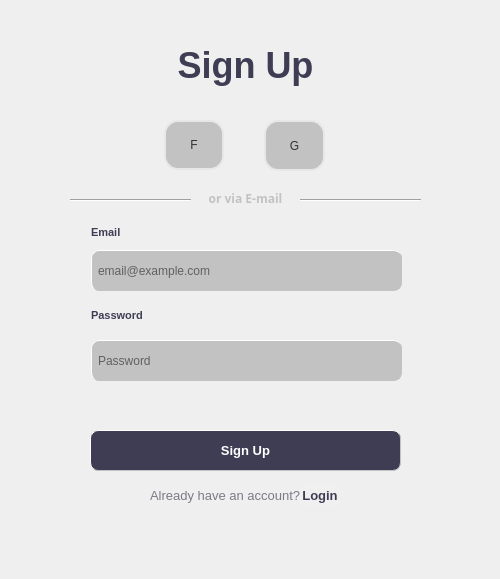
<?xml version="1.0" encoding="UTF-8"?>
<ui version="4.0">
 <class>main</class>
 <widget class="QWidget" name="main">
  <property name="geometry">
   <rect>
    <x>0</x>
    <y>0</y>
    <width>500</width>
    <height>579</height>
   </rect>
  </property>
  <property name="font">
   <font>
    <family>Segoe UI Semibold</family>
    <pointsize>10</pointsize>
    <weight>50</weight>
    <bold>false</bold>
   </font>
  </property>
  <property name="windowTitle">
   <string>main</string>
  </property>
  <widget class="QStackedWidget" name="stackPanel">
   <property name="geometry">
    <rect>
     <x>10</x>
     <y>10</y>
     <width>481</width>
     <height>561</height>
    </rect>
   </property>
   <property name="currentIndex">
    <number>1</number>
   </property>
   <widget class="QWidget" name="LoginPage">
    <widget class="QLineEdit" name="txtEmail_login">
     <property name="geometry">
      <rect>
       <x>81</x>
       <y>240</y>
       <width>311</width>
       <height>41</height>
      </rect>
     </property>
     <property name="styleSheet">
      <string notr="true">border-style: outset;
background-color: rgb(194, 194, 194);
border-width: 1px;
border-radius: 8px;
border-color: rgb(194,194,194);
padding: 4px;</string>
     </property>
     <property name="text">
      <string/>
     </property>
     <property name="placeholderText">
      <string>email@example.com</string>
     </property>
    </widget>
    <widget class="Line" name="line_5">
     <property name="geometry">
      <rect>
       <x>60</x>
       <y>180</y>
       <width>121</width>
       <height>20</height>
      </rect>
     </property>
     <property name="styleSheet">
      <string notr="true">color: rgb(194, 194, 194);</string>
     </property>
     <property name="orientation">
      <enum>Qt::Horizontal</enum>
     </property>
    </widget>
    <widget class="QLabel" name="label_3">
     <property name="geometry">
      <rect>
       <x>110</x>
       <y>20</y>
       <width>251</width>
       <height>71</height>
      </rect>
     </property>
     <property name="font">
      <font>
       <family>Segoe UI</family>
       <pointsize>27</pointsize>
       <weight>75</weight>
       <bold>true</bold>
      </font>
     </property>
     <property name="styleSheet">
      <string notr="true">color:rgb(63, 61, 84)</string>
     </property>
     <property name="text">
      <string>Log in</string>
     </property>
     <property name="alignment">
      <set>Qt::AlignCenter</set>
     </property>
    </widget>
    <widget class="QPushButton" name="b">
     <property name="geometry">
      <rect>
       <x>154</x>
       <y>110</y>
       <width>60</width>
       <height>50</height>
      </rect>
     </property>
     <property name="autoFillBackground">
      <bool>false</bool>
     </property>
     <property name="styleSheet">
      <string notr="true">color: #333;
border: 2px solid  rgb(231, 231, 231);
border-radius: 14px;
background-color: rgb(194, 194, 194);</string>
     </property>
     <property name="text">
      <string>F</string>
     </property>
    </widget>
    <widget class="QCheckBox" name="chkRememberme">
     <property name="geometry">
      <rect>
       <x>90</x>
       <y>380</y>
       <width>111</width>
       <height>19</height>
      </rect>
     </property>
     <property name="font">
      <font>
       <family>Segoe UI Semibold</family>
       <pointsize>8</pointsize>
       <weight>75</weight>
       <bold>true</bold>
      </font>
     </property>
     <property name="styleSheet">
      <string notr="true">color: rgb(124, 122, 133);</string>
     </property>
     <property name="text">
      <string>Remember Me</string>
     </property>
    </widget>
    <widget class="QLabel" name="label_4">
     <property name="geometry">
      <rect>
       <x>180</x>
       <y>180</y>
       <width>111</width>
       <height>20</height>
      </rect>
     </property>
     <property name="font">
      <font>
       <family>Segoe UI Semibold</family>
       <pointsize>9</pointsize>
       <weight>75</weight>
       <bold>true</bold>
      </font>
     </property>
     <property name="styleSheet">
      <string notr="true">color: rgb(194, 194, 194);
padding-bottom: 4px;
font-weight: 600;</string>
     </property>
     <property name="text">
      <string>or via E-mail</string>
     </property>
     <property name="alignment">
      <set>Qt::AlignCenter</set>
     </property>
    </widget>
    <widget class="Line" name="line_6">
     <property name="geometry">
      <rect>
       <x>290</x>
       <y>180</y>
       <width>121</width>
       <height>20</height>
      </rect>
     </property>
     <property name="orientation">
      <enum>Qt::Horizontal</enum>
     </property>
    </widget>
    <widget class="QLineEdit" name="txtPassword_login">
     <property name="geometry">
      <rect>
       <x>81</x>
       <y>330</y>
       <width>311</width>
       <height>41</height>
      </rect>
     </property>
     <property name="styleSheet">
      <string notr="true">border-style: outset;
background-color: rgb(194, 194, 194);
border-width: 1px;
border-radius: 8px;
border-color: rgb(194,194,194);
padding: 4px;</string>
     </property>
     <property name="text">
      <string/>
     </property>
     <property name="placeholderText">
      <string>Password</string>
     </property>
    </widget>
    <widget class="QPushButton" name="btnForgotpwd">
     <property name="geometry">
      <rect>
       <x>280</x>
       <y>380</y>
       <width>111</width>
       <height>21</height>
      </rect>
     </property>
     <property name="font">
      <font>
       <family>Segoe UI</family>
       <pointsize>10</pointsize>
       <weight>75</weight>
       <bold>true</bold>
      </font>
     </property>
     <property name="cursor">
      <cursorShape>PointingHandCursor</cursorShape>
     </property>
     <property name="styleSheet">
      <string notr="true">color: rgb(63, 61, 84);
border: 0px;
background-color: rgb(240, 240, 240);</string>
     </property>
     <property name="text">
      <string>Forgot Password?</string>
     </property>
    </widget>
    <widget class="QLabel" name="lblEmail_2">
     <property name="geometry">
      <rect>
       <x>81</x>
       <y>212</y>
       <width>51</width>
       <height>21</height>
      </rect>
     </property>
     <property name="font">
      <font>
       <family>Segoe UI</family>
       <pointsize>8</pointsize>
       <weight>75</weight>
       <bold>true</bold>
      </font>
     </property>
     <property name="styleSheet">
      <string notr="true">color: rgb(63, 61, 85);</string>
     </property>
     <property name="text">
      <string>Email</string>
     </property>
    </widget>
    <widget class="QLabel" name="lblPassword_2">
     <property name="geometry">
      <rect>
       <x>81</x>
       <y>290</y>
       <width>71</width>
       <height>31</height>
      </rect>
     </property>
     <property name="font">
      <font>
       <family>Segoe UI</family>
       <pointsize>8</pointsize>
       <weight>75</weight>
       <bold>true</bold>
      </font>
     </property>
     <property name="styleSheet">
      <string notr="true">color: rgb(63, 61, 85);</string>
     </property>
     <property name="text">
      <string>Password</string>
     </property>
    </widget>
    <widget class="QPushButton" name="btnLogin">
     <property name="geometry">
      <rect>
       <x>80</x>
       <y>420</y>
       <width>311</width>
       <height>41</height>
      </rect>
     </property>
     <property name="font">
      <font>
       <family>Segoe UI</family>
       <pointsize>10</pointsize>
       <weight>75</weight>
       <bold>true</bold>
      </font>
     </property>
     <property name="cursor">
      <cursorShape>PointingHandCursor</cursorShape>
     </property>
     <property name="autoFillBackground">
      <bool>false</bool>
     </property>
     <property name="styleSheet">
      <string notr="true">color: rgb(255, 255, 255);
background-color: rgb(63, 61, 84);
border: 2px solid  rgb(63, 61, 94);
border-radius: 8px;
padding: 4px;
box-shadow: 0 2px 2px 0 rgba(0, 0, 0, 0.16), 0 0 0 1px rgba(0, 0, 0, 0.08);
</string>
     </property>
     <property name="text">
      <string>Log in</string>
     </property>
     <property name="autoDefault">
      <bool>false</bool>
     </property>
     <property name="default">
      <bool>false</bool>
     </property>
     <property name="flat">
      <bool>true</bool>
     </property>
    </widget>
    <widget class="QPushButton" name="pushButton_8">
     <property name="geometry">
      <rect>
       <x>254</x>
       <y>110</y>
       <width>61</width>
       <height>51</height>
      </rect>
     </property>
     <property name="autoFillBackground">
      <bool>false</bool>
     </property>
     <property name="styleSheet">
      <string notr="true">color: #333;
border: 2px solid  rgb(231, 231, 231);
border-radius: 14px;
background-color: rgb(194, 194, 194);</string>
     </property>
     <property name="text">
      <string>G</string>
     </property>
    </widget>
    <widget class="QLabel" name="label_10">
     <property name="geometry">
      <rect>
       <x>140</x>
       <y>470</y>
       <width>151</width>
       <height>31</height>
      </rect>
     </property>
     <property name="font">
      <font>
       <family>Segoe UI</family>
       <pointsize>10</pointsize>
       <weight>50</weight>
       <bold>false</bold>
      </font>
     </property>
     <property name="styleSheet">
      <string notr="true">color: rgb(124, 122, 133);</string>
     </property>
     <property name="text">
      <string>Don't  have an account?</string>
     </property>
    </widget>
    <widget class="QPushButton" name="btnSignupPage">
     <property name="geometry">
      <rect>
       <x>280</x>
       <y>475</y>
       <width>50</width>
       <height>21</height>
      </rect>
     </property>
     <property name="font">
      <font>
       <family>Segoe UI</family>
       <pointsize>10</pointsize>
       <weight>75</weight>
       <bold>true</bold>
      </font>
     </property>
     <property name="cursor">
      <cursorShape>PointingHandCursor</cursorShape>
     </property>
     <property name="styleSheet">
      <string notr="true">color: rgb(63, 61, 84);
border: 0px;
background-color: rgb(240, 240, 240);</string>
     </property>
     <property name="text">
      <string>Signup</string>
     </property>
     <property name="checkable">
      <bool>false</bool>
     </property>
     <property name="autoExclusive">
      <bool>false</bool>
     </property>
     <property name="default">
      <bool>false</bool>
     </property>
    </widget>
   </widget>
   <widget class="QWidget" name="SignupPage">
    <widget class="QLabel" name="label_2">
     <property name="geometry">
      <rect>
       <x>180</x>
       <y>180</y>
       <width>111</width>
       <height>20</height>
      </rect>
     </property>
     <property name="font">
      <font>
       <family>Segoe UI Semibold</family>
       <pointsize>9</pointsize>
       <weight>75</weight>
       <bold>true</bold>
      </font>
     </property>
     <property name="styleSheet">
      <string notr="true">color: rgb(194, 194, 194);
padding-bottom: 4px;
font-weight: 600;</string>
     </property>
     <property name="text">
      <string>or via E-mail</string>
     </property>
     <property name="alignment">
      <set>Qt::AlignCenter</set>
     </property>
    </widget>
    <widget class="QLineEdit" name="txtEmail_signup">
     <property name="geometry">
      <rect>
       <x>81</x>
       <y>240</y>
       <width>311</width>
       <height>41</height>
      </rect>
     </property>
     <property name="styleSheet">
      <string notr="true">border-style: outset;
background-color: rgb(194, 194, 194);
border-width: 1px;
border-radius: 8px;
border-color: rgb(194,194,194);
padding: 4px;</string>
     </property>
     <property name="text">
      <string/>
     </property>
     <property name="placeholderText">
      <string>email@example.com</string>
     </property>
    </widget>
    <widget class="Line" name="line">
     <property name="geometry">
      <rect>
       <x>60</x>
       <y>180</y>
       <width>121</width>
       <height>20</height>
      </rect>
     </property>
     <property name="styleSheet">
      <string notr="true">color: rgb(194, 194, 194);</string>
     </property>
     <property name="orientation">
      <enum>Qt::Horizontal</enum>
     </property>
    </widget>
    <widget class="QPushButton" name="pushButton_4">
     <property name="geometry">
      <rect>
       <x>154</x>
       <y>110</y>
       <width>60</width>
       <height>50</height>
      </rect>
     </property>
     <property name="autoFillBackground">
      <bool>false</bool>
     </property>
     <property name="styleSheet">
      <string notr="true">color: #333;
border: 2px solid  rgb(231, 231, 231);
border-radius: 14px;
background-color: rgb(194, 194, 194);</string>
     </property>
     <property name="text">
      <string>F</string>
     </property>
    </widget>
    <widget class="QLabel" name="label">
     <property name="geometry">
      <rect>
       <x>110</x>
       <y>20</y>
       <width>251</width>
       <height>71</height>
      </rect>
     </property>
     <property name="font">
      <font>
       <family>Segoe UI</family>
       <pointsize>27</pointsize>
       <weight>75</weight>
       <bold>true</bold>
      </font>
     </property>
     <property name="styleSheet">
      <string notr="true">color:rgb(63, 61, 84)</string>
     </property>
     <property name="text">
      <string>Sign Up</string>
     </property>
     <property name="alignment">
      <set>Qt::AlignCenter</set>
     </property>
    </widget>
    <widget class="Line" name="line_3">
     <property name="geometry">
      <rect>
       <x>290</x>
       <y>180</y>
       <width>121</width>
       <height>20</height>
      </rect>
     </property>
     <property name="orientation">
      <enum>Qt::Horizontal</enum>
     </property>
    </widget>
    <widget class="QLineEdit" name="txtPassword_signup">
     <property name="geometry">
      <rect>
       <x>81</x>
       <y>330</y>
       <width>311</width>
       <height>41</height>
      </rect>
     </property>
     <property name="styleSheet">
      <string notr="true">border-style: outset;
background-color: rgb(194, 194, 194);
border-width: 1px;
border-radius: 8px;
border-color: rgb(194,194,194);
padding: 4px;</string>
     </property>
     <property name="text">
      <string/>
     </property>
     <property name="placeholderText">
      <string>Password</string>
     </property>
    </widget>
    <widget class="QLabel" name="lblEmail">
     <property name="geometry">
      <rect>
       <x>81</x>
       <y>212</y>
       <width>51</width>
       <height>21</height>
      </rect>
     </property>
     <property name="font">
      <font>
       <family>Segoe UI</family>
       <pointsize>8</pointsize>
       <weight>75</weight>
       <bold>true</bold>
      </font>
     </property>
     <property name="styleSheet">
      <string notr="true">color: rgb(63, 61, 85);</string>
     </property>
     <property name="text">
      <string>Email</string>
     </property>
    </widget>
    <widget class="QLabel" name="lblPassword">
     <property name="geometry">
      <rect>
       <x>81</x>
       <y>290</y>
       <width>71</width>
       <height>31</height>
      </rect>
     </property>
     <property name="font">
      <font>
       <family>Segoe UI</family>
       <pointsize>8</pointsize>
       <weight>75</weight>
       <bold>true</bold>
      </font>
     </property>
     <property name="styleSheet">
      <string notr="true">color: rgb(63, 61, 85);</string>
     </property>
     <property name="text">
      <string>Password</string>
     </property>
    </widget>
    <widget class="QPushButton" name="btnSignup">
     <property name="geometry">
      <rect>
       <x>80</x>
       <y>420</y>
       <width>311</width>
       <height>41</height>
      </rect>
     </property>
     <property name="font">
      <font>
       <family>Segoe UI</family>
       <pointsize>10</pointsize>
       <weight>75</weight>
       <bold>true</bold>
      </font>
     </property>
     <property name="styleSheet">
      <string notr="true">border-style: outset;
color: rgb(255, 255, 255);
background-color: rgb(63, 61, 84);
border-width: 1px;
border-radius: 8px;
border-color: rgb(194,194,194);
padding: 4px;</string>
     </property>
     <property name="text">
      <string>Sign Up</string>
     </property>
    </widget>
    <widget class="QPushButton" name="pushButton_3">
     <property name="geometry">
      <rect>
       <x>254</x>
       <y>110</y>
       <width>61</width>
       <height>51</height>
      </rect>
     </property>
     <property name="autoFillBackground">
      <bool>false</bool>
     </property>
     <property name="styleSheet">
      <string notr="true">color: #333;
border: 2px solid  rgb(231, 231, 231);
border-radius: 14px;
background-color: rgb(194, 194, 194);</string>
     </property>
     <property name="text">
      <string>G</string>
     </property>
    </widget>
    <widget class="QLabel" name="label_9">
     <property name="geometry">
      <rect>
       <x>140</x>
       <y>470</y>
       <width>151</width>
       <height>31</height>
      </rect>
     </property>
     <property name="font">
      <font>
       <family>Segoe UI</family>
       <pointsize>10</pointsize>
       <weight>50</weight>
       <bold>false</bold>
      </font>
     </property>
     <property name="styleSheet">
      <string notr="true">color: rgb(124, 122, 133);</string>
     </property>
     <property name="text">
      <string>Already have an account?</string>
     </property>
    </widget>
    <widget class="QPushButton" name="btnLoginPage">
     <property name="geometry">
      <rect>
       <x>290</x>
       <y>475</y>
       <width>40</width>
       <height>21</height>
      </rect>
     </property>
     <property name="font">
      <font>
       <family>Segoe UI</family>
       <pointsize>10</pointsize>
       <weight>75</weight>
       <bold>true</bold>
      </font>
     </property>
     <property name="styleSheet">
      <string notr="true">color: rgb(63, 61, 84);
border: 0px;
background-color: rgb(240, 240, 240);</string>
     </property>
     <property name="text">
      <string>Login</string>
     </property>
     <property name="checkable">
      <bool>false</bool>
     </property>
     <property name="autoExclusive">
      <bool>false</bool>
     </property>
     <property name="default">
      <bool>false</bool>
     </property>
    </widget>
   </widget>
   <widget class="QWidget" name="page">
    <widget class="QPushButton" name="pushButton">
     <property name="geometry">
      <rect>
       <x>170</x>
       <y>60</y>
       <width>101</width>
       <height>51</height>
      </rect>
     </property>
     <property name="text">
      <string>PushButton</string>
     </property>
    </widget>
    <widget class="QLabel" name="label_5">
     <property name="geometry">
      <rect>
       <x>40</x>
       <y>150</y>
       <width>131</width>
       <height>21</height>
      </rect>
     </property>
     <property name="text">
      <string>Similar Commands</string>
     </property>
    </widget>
   </widget>
  </widget>
 </widget>
 <resources/>
 <connections>
  <connection>
   <sender>btnSignupPage</sender>
   <signal>clicked()</signal>
   <receiver>stackPanel</receiver>
   <slot>raise()</slot>
   <hints>
    <hint type="sourcelabel">
     <x>314</x>
     <y>518</y>
    </hint>
    <hint type="destinationlabel">
     <x>395</x>
     <y>521</y>
    </hint>
   </hints>
  </connection>
 </connections>
</ui>
